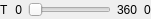
<?xml version="1.0" encoding="UTF-8"?>
<ui version="4.0">
 <class>CSlider</class>
 <widget class="QWidget" name="CSlider">
  <property name="geometry">
   <rect>
    <x>0</x>
    <y>0</y>
    <width>151</width>
    <height>19</height>
   </rect>
  </property>
  <property name="sizePolicy">
   <sizepolicy hsizetype="Preferred" vsizetype="Minimum">
    <horstretch>0</horstretch>
    <verstretch>0</verstretch>
   </sizepolicy>
  </property>
  <property name="windowTitle">
   <string>Form</string>
  </property>
  <layout class="QHBoxLayout" name="horizontalLayout">
   <property name="leftMargin">
    <number>0</number>
   </property>
   <property name="topMargin">
    <number>0</number>
   </property>
   <property name="rightMargin">
    <number>0</number>
   </property>
   <property name="bottomMargin">
    <number>0</number>
   </property>
   <item>
    <widget class="QLabel" name="label_Title">
     <property name="text">
      <string>T</string>
     </property>
    </widget>
   </item>
   <item>
    <widget class="QLabel" name="label_Min">
     <property name="text">
      <string>0</string>
     </property>
     <property name="alignment">
      <set>Qt::AlignRight|Qt::AlignTrailing|Qt::AlignVCenter</set>
     </property>
    </widget>
   </item>
   <item>
    <widget class="QSlider" name="slider">
     <property name="orientation">
      <enum>Qt::Horizontal</enum>
     </property>
    </widget>
   </item>
   <item>
    <widget class="QLabel" name="label_Max">
     <property name="text">
      <string>360</string>
     </property>
    </widget>
   </item>
   <item>
    <widget class="QLabel" name="label_Value">
     <property name="text">
      <string>0</string>
     </property>
     <property name="alignment">
      <set>Qt::AlignCenter</set>
     </property>
    </widget>
   </item>
  </layout>
 </widget>
 <resources/>
 <connections/>
</ui>
